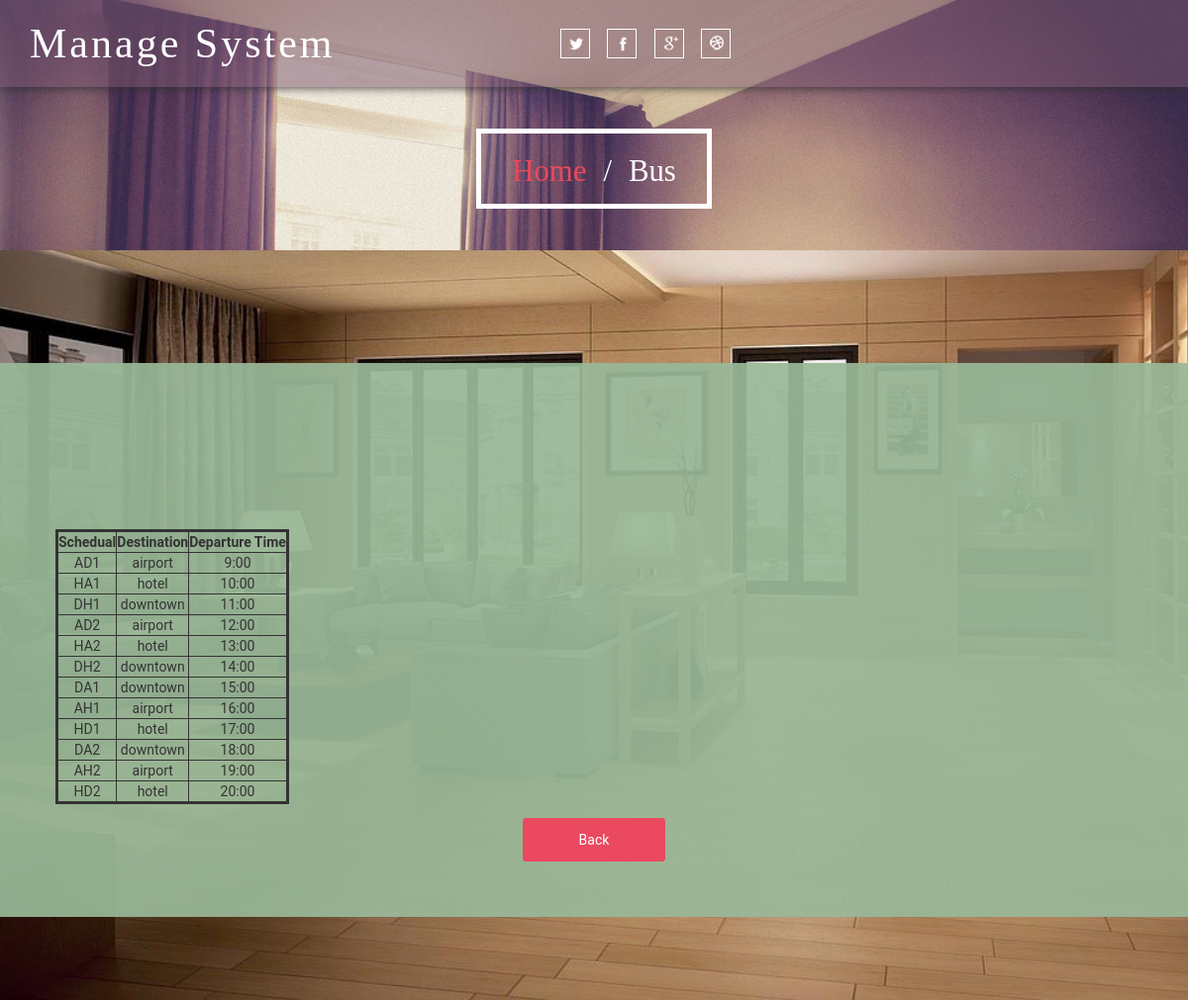
The app's page /bus with its own data.
### database_table.py (models this page shows)
class Buses(db.Model):
    __tablename__ = 'Buses'
    VIN = db.Column(db.String(17))
    SCHED = db.Column(db.String(10), primary_key = True)
    destination = db.Column(db.String(20))
    departTime = db.Column(db.SmallInteger)
    carType = db.Column(db.String(10))
    capacity = db.Column(db.SmallInteger)
    price = db.Column(db.Float)
    takenBy = db.Column(db.String(30))

### database_table.py (the view)
@app.route('/bus')
def bus():
    sqlite_file = os.path.join(basedir, 'hotel_manager.sqlite')
    conn = sqlite3.connect(sqlite_file)
    cursor = conn.cursor()
    cursor.execute('select * from Buses')
    data = cursor.fetchall()
    conn.close()
    return render_template('bus.html', items = data)

### templates/bus.html (shortened to what this page needs)
<!DOCTYPE html>
<html>
<head>
<link href="{{url_for('static', filename='css/bootstrap.css')}}" type="text/css" rel="stylesheet" media="all">
<link href="{{url_for('static', filename='css/style.css')}}" type="text/css" rel="stylesheet" media="all">
<link href="{{url_for('static', filename='css/menu.css')}}" rel="stylesheet" type="text/css" media="all" />
</head>
<body>
	<div class="banner about-banner">
		<div class="header">
			<div class="container">
				<div class="logo">
					<h1><a href="/">Manage <span>System</span></a></h1>
				</div>
				<div class="social-icons">
					<ul>
						<li><a href="#"> </a></li>
						<li><a href="#" class="fb"> </a></li>
						<li><a href="#" class="in"> </a></li>
						<li><a href="#" class="dott"> </a></li>
					</ul>
				</div>
				<div class="clearfix"> </div>
			</div>
		</div>
		<div class="banner-text about-banner-text">
			<div class="container">
				<h2><a href="/">Home</a><span> / </span>Bus</h2>
			</div>
		</div>
	</div>
    <div class="address">
    <div class="address-grid"style="width:100%;margin-top: 30px">
    </div>
    <div class="address-grid"style="width:100%;margin-top:0px;text-align:center">
    <table style = "border:3px solid; padding:5px;" rules="all" cellpadding='5'>
        <thead>
        <tr>
            <th>Schedual</th>
            <th>Destination</th>
            <th>Departure Time</th>
        </tr>
        </thead>
        <tbody>
        {% for item in items %}
        <tr>
            {% if item[1] != "SCHED" %}
            <td>{{item[1]}}</td>
            {% endif %}
            {% if item[2] != "destination" %}
            <td>{{item[2]}}</td>
            {% endif %}
            {% if item[3] != "departTime" %}
            <td>{{item[3]}}</td>
            {% endif %}
        </tr>
        {% endfor %}
        </tbody>
    </table>
    <input type = "submit" value="Back" onclick="window.location.href='/customer'">
    </div>
    </div>
</body>
</html>

### static/css/style.css (style rules this page uses)
body { margin:0; font-family: 'Roboto', sans-serif; background: #fff; }
body a { transition: 0.5s all; -webkit-transition: 0.5s all; -moz-transition: 0.5s all; -o-transition: 0.5s all; -ms-transition: 0.5s all; text-decoration:none; }
h1,h2,h3,h4,h5,h6 { margin:0; }
ul,label { margin:0; padding:0; }
.banner { background-image: url("../images/overlay.png"),url(../images/a.jpg); background-repeat: repeat, no-repeat; background-size: 4%, cover; font-weight: 300; background-position:center 0px; }
.header { padding: 1.5em 0; background: rgba(122, 86, 113, 0.51); -webkit-box-shadow: 0px 0px 10px #2D2D2D; -moz-box-shadow: 0px 0px 10px #2D2D2D; box-shadow: 0px 0px 10px #2D2D2D; position: relative; }
.logo,.social-icons { float: left; width:47%; }
.logo h1 { font-size: 3em; color: #fff; letter-spacing: 5px; font-family: 'Great Vibes', cursive; }
.logo h1 a { color: #fff; }
.social-icons ul { display: block; padding: 0; margin-top: 0.6em; line-height: 0; }
.social-icons ul li { display:inline-block; }
.social-icons ul li a { background: url(../images/social-icons.png) no-repeat 2px 1px; display: block; height: 30px; width: 30px; margin-right: 1em; -webkit-transition: .5s all; transition: .5s all; -moz-transition: .5s all; border: 1px solid #fff; }
.social-icons ul li a.fb { background-position:2px -31px; }
.social-icons ul li a.in { background-position: 3px -64px; }
.social-icons ul li a.dott { background-position: 2px -97px; }
.banner-text { padding: 12em 0; text-align: center; }
.banner-text h2 { font-size: 3em; color: #fff; border: 5px solid #fff; display: inline-block; padding: .7em 1em .6em; font-family: 'Great Vibes', cursive; }
.banner-text.about-banner-text { padding: 3em 0; }
.banner-text.about-banner-text h2 { font-size: 2.5em; padding: .7em 1em .5em; }
.banner-text.about-banner-text h2 a { color: #EA495A; }
.banner-text.about-banner-text h2 span { margin: 0 0.3em; }
.address { background: url(../images/slid.jpg)no-repeat fixed; background-size: cover; padding: 7em 0; }
.address-grid { background-color: rgba(153, 185, 152, 0.93); padding: 4em; }
.address input[type="submit"] { border: none; outline: none; color: #fff; padding: .8em 4em; font-size: 1em; margin: 1em 0 0 0; -webkit-appearance: none; background: #EA495F; border: solid 1px #EA495F; border-radius: 3px; -webkit-border-radius: 3px; -moz-border-radius: 3px; transition: 0.5s all; -webkit-transition: 0.5s all; -o-transition: 0.5s all; -moz-transition: 0.5s all; -ms-transition: 0.5s all; font-family: 'Roboto', sans-serif; }
@media (max-width:1366px) { .banner-text { padding: 11em 0; } }
@media (max-width:1280px) { .logo h1 { letter-spacing: 3px; } }
@media (max-width:1280px) { .address { padding: 6em 0; } }
@media (max-width:1280px) { .banner-text.about-banner-text h2 { font-size: 2.2em; } }

### records on screen
Buses: SCHED "AD1", destination "airport", departTime "9:00"
Buses: SCHED "HA1", destination "hotel", departTime "10:00"
Buses: SCHED "DH1", destination "downtown", departTime "11:00"
Buses: SCHED "AD2", destination "airport", departTime "12:00"
Buses: SCHED "HA2", destination "hotel", departTime "13:00"
Buses: SCHED "DH2", destination "downtown", departTime "14:00"
Buses: SCHED "DA1", destination "downtown", departTime "15:00"
Buses: SCHED "AH1", destination "airport", departTime "16:00"
Buses: SCHED "HD1", destination "hotel", departTime "17:00"
Buses: SCHED "DA2", destination "downtown", departTime "18:00"
Buses: SCHED "AH2", destination "airport", departTime "19:00"
Buses: SCHED "HD2", destination "hotel", departTime "20:00"
